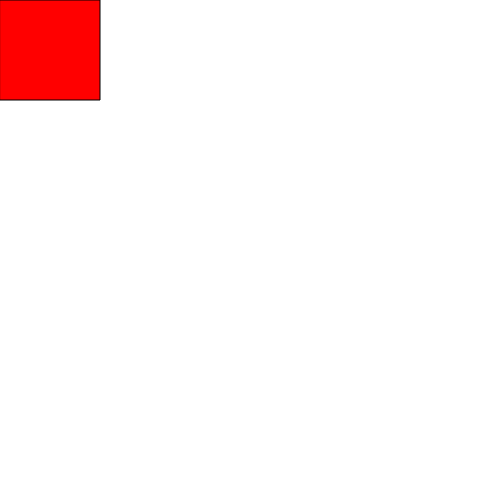
Frame 1 (no input)
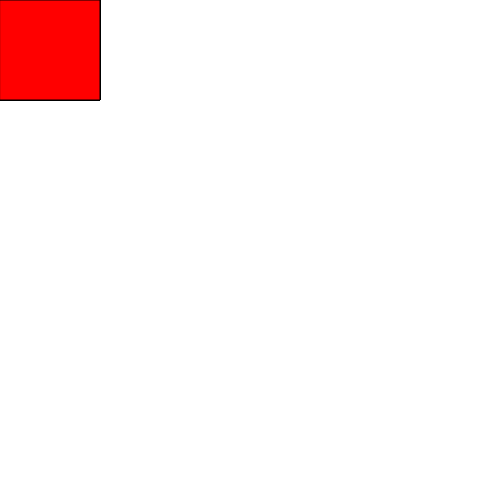
Frame 60 (no input)
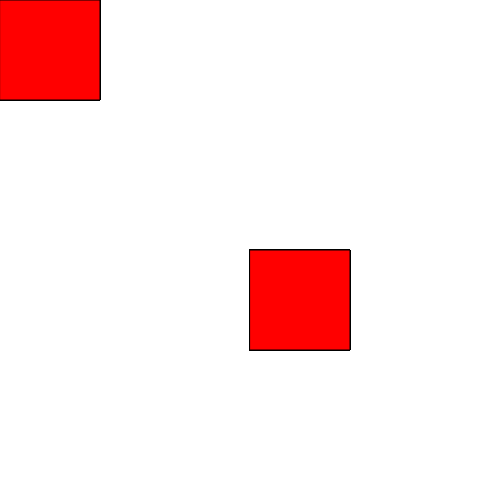
Frame 120 (the mouse pressed at the canvas centre since frame 60)

The p5.js sketch that drew these frames (run headless with seeded random() and noise() and a simulated clock; from frame 60 on, the mouse is pressed at the canvas centre):

// p5.js sketch
// ── sketch.js
function setup() {
  // put setup code here
  createCanvas(500, 500);
}

function draw() {
  // put drawing code here
fill(255, 0, 0)
  rect(mouseX, mouseY, 100, 100) ;
}
